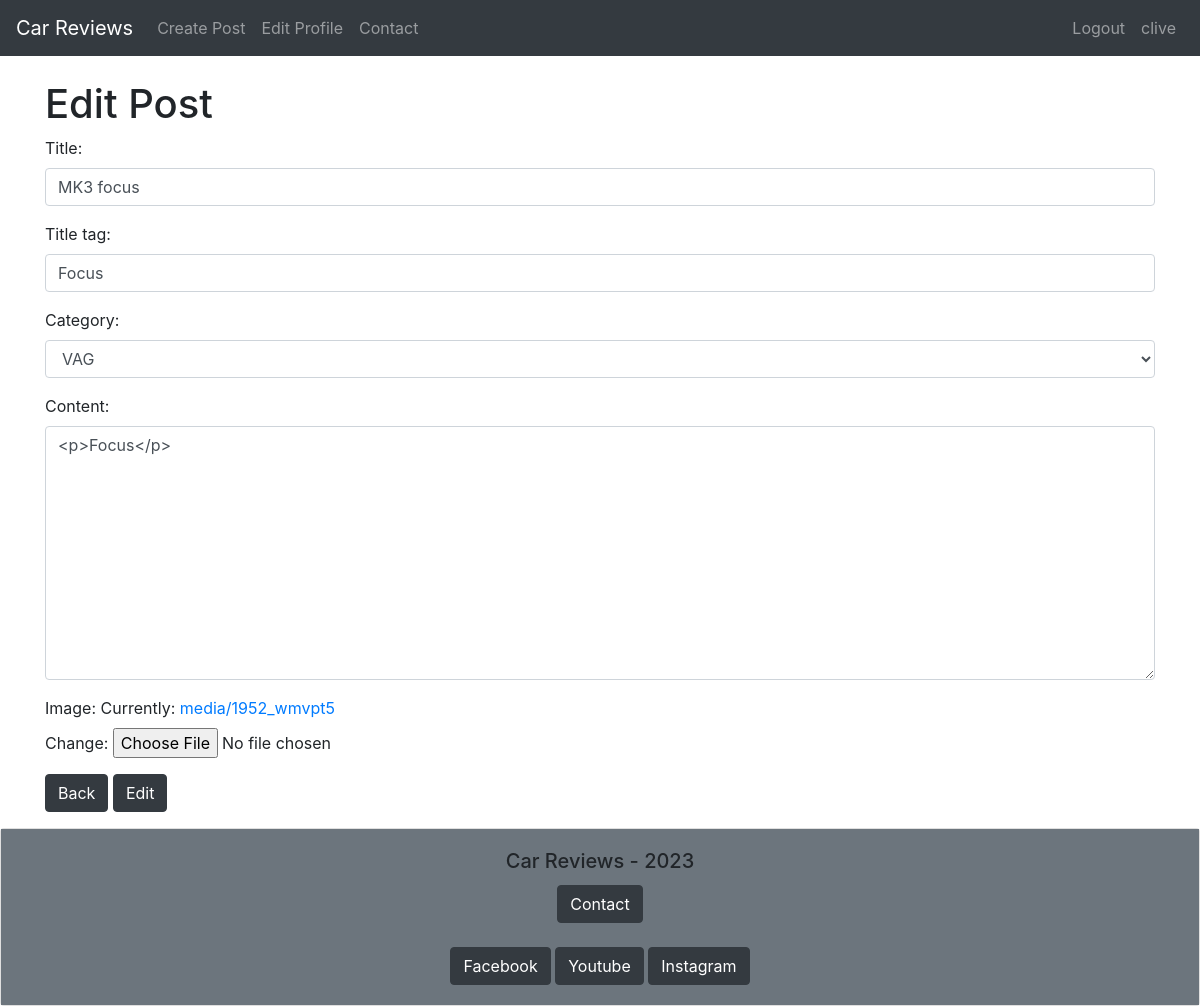
The page /car/edit/41 (signed in) on the database its author committed.
### blog/models.py (models this page shows, shortened)
class Post(models.Model):
    title = models.CharField(max_length=200, unique=True)
    image = models.ImageField(null=True, upload_to="media/")
    title_tag = models.CharField(max_length=200)
    author = models.ForeignKey(User, on_delete=models.CASCADE, related_name='blog_posts')
    created_on = models.DateTimeField(auto_now_add=True)
    updated_on = models.DateTimeField(auto_now_add=True)
    content = RichTextField(blank=True, null=True)
    category = models.TextField(default='VAG')
    likes = models.ManyToManyField(User, related_name='carreview')

### blog/views.py (the view)
# urls.py: path('car/edit/<int:pk>', EditPost.as_view(), name='edit_post'),
class EditPost(UpdateView):
    model = Post
    form_class = CreatePostForm
    template_name = 'edit_post.html'

### blog/forms.py
class CreatePostForm(forms.ModelForm):
    class Meta:
        model = Post
        fields = ('title', 'title_tag', 'author', 'category', 'content', 'image')
        widgets = {
            'title': forms.TextInput(attrs={'class': 'form-control'}),
            'title_tag': forms.TextInput(attrs={'class': 'form-control'}),
            'author': forms.TextInput(attrs={'class': 'form-control', 'id':'user', 'type': 'hidden'}),
            'category': forms.Select(choices=categories_list, attrs={'class': 'form-control'}),
            'content': forms.Textarea(attrs={'class': 'form-control'}),
        }

### templates/edit_post.html (shortened to what this page needs)
{% extends 'base.html' %}
    {% block content %}
    {% if user.is_authenticated %}
    {% if user.id == post.author.id %}
    <h1>Edit Post</h1>
    <div class="form-group">
        <form method="POST">
            {{ form.as_p }}
            <a href="{% url 'home' %}" class="btn btn-dark">Back</a>
            <button class="btn btn-dark">Edit</button>
        </form>
    </div>
    {% else %}
    <h1>You are not allowed to edit this post!</h1>
    <a href="{% url 'home' %}" class="btn btn-dark">Home</a>
    {% endif %}
    {% endif %}
    {% endblock %}

### templates/base.html (shortened to what this page needs)
{% load static %}
<!doctype html>
<html lang="en">
<head>
    <link rel="stylesheet" href="https://cdn.jsdelivr.net/npm/bootstrap@4.6.2/dist/css/bootstrap.min.css"
>
    <link rel="stylesheet" href="static/css/style.css">
</head>
<body>
    <nav class="navbar navbar-expand-lg navbar-dark bg-dark">
        <a class="navbar-brand" href="{% url 'home' %}">Car Reviews</a>
        <div class="collapse navbar-collapse" id="navbarNav">
            <ul class="navbar-nav">
                {% if user.is_authenticated %}
                <li class="nav-item">
                    <a class="nav-link" href="{% url 'create_post' %}">Create Post</a>
                </li>
                <li class="nav-item">
                    <a class="nav-link" href="{% url 'edit_profile' %}">Edit Profile</a>
                </li>
                <li class="nav-item">
                    <a class="nav-link" href="{% url 'contact' %}">Contact</a>
                </li>
                {% endif %}
            </ul>
            {% if user.is_authenticated %}
            <ul class="navbar-nav ml-auto">
                <li class="nav-item">
                    <a class="nav-link" href="{% url 'logout' %}">Logout</a>
                </li>
                <li class="nav-item">
                    <a class="nav-link" href="#">
                        {{ user.username }}
                    </a>
                </li>
            </ul>
            {% endif %}
        </div>
    </nav>
    <br>
    <div class="container">
        {% block content %}
        {% endblock %}
    </div>
    <div class="card">
        <div class="card-body text-center bg-secondary">
            <h5 class="card-title">Car Reviews - 2023 </h5>
            {% if user.is_authenticated %}
            <a class="btn btn-dark" href="{% url 'contact' %}">Contact</a>
            {% endif %}
            <br><br>
            <a href="https://www.facebook.com/" class="btn btn-dark" target="_blank">Facebook</a>
            <a href="https://www.youtube.com/" class="btn btn-dark" target="_blank">Youtube</a>
            <a href="https://www.instagram.com/" class="btn btn-dark" target="_blank">Instagram</a>
        </div>
    </div>
</body>
</html>

### rows shown on the page
Post: title "MK3 focus", title_tag "Focus", category "VAG", content "<p>Focus</p>"

### other values the page prints
{{ user.username }} "clive"
